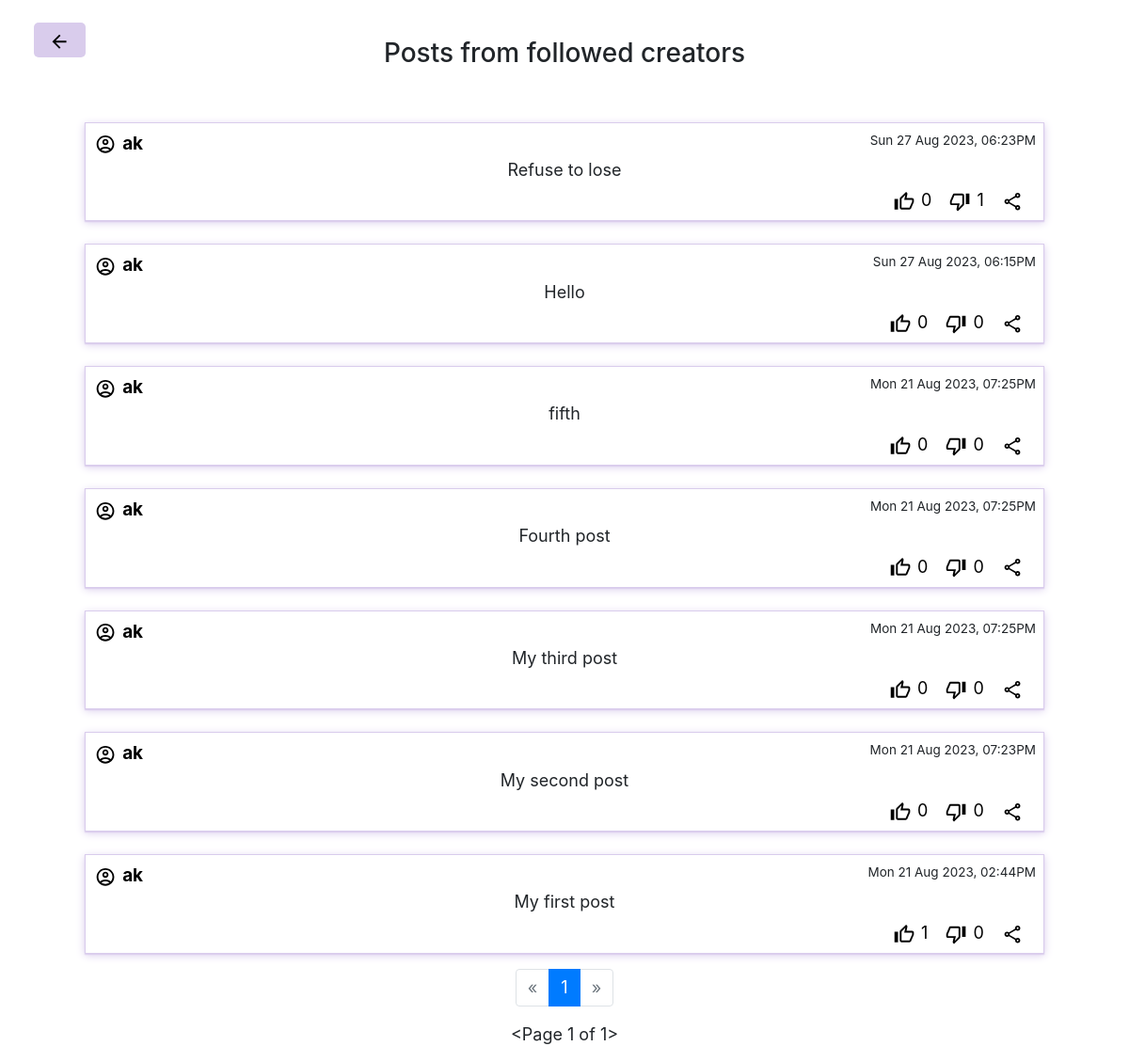
Screenshot of /following (signed in) with the database file from the repository.
### network/models.py (models this page shows, shortened)
class Posts(models.Model):
    message = models.TextField(max_length=1000)
    poster = models.ForeignKey(User, on_delete=models.CASCADE)
    timestamp = models.CharField(default=datetime.datetime.now().strftime('%a %d %b %Y, %I:%M%p'), max_length=50)
    likesCountForDOM = models.IntegerField(default=0)
    dislikesCountForDOM = models.IntegerField(default=0)
    ShouldLikeButtonDisabledDOM = models.BooleanField(default=False)
    ShouldDisLikeButtonDisabledDOM = models.BooleanField(default=False)
    def getLikeCount(self):
        return self.likesCount.all()

class User(AbstractUser):
    pass

### network/views.py (the view)
# urls.py: path("following", views.following, name="following"),
def following(request, pageNumber=1):
    creator_array = follower.objects.filter(follower=request.user)
    creators = []
    for creator in creator_array:
        creators.append(creator.user)
    postsFromCreator = Posts.objects.filter(poster__in=creators).order_by("-id")
    posts= None
    if postsFromCreator.count() > 0:
        p = Paginator(postsFromCreator, 10)
        if pageNumber <= p.num_pages:
            posts = p.page(pageNumber)
            for post in posts:
                likesDislikes = post.getLikeCount()
                likes = likesDislikes.filter(likes=True, dislikes=False).count()
                dislikes = likesDislikes.count() - likes
                post.likesCountForDOM = likes
                post.dislikesCountForDOM = dislikes
                if request.user.id:
                    postWhereUserActioned = likesDislikes.filter(user=request.user)
                    if postWhereUserActioned:
                        if postWhereUserActioned.first().likes:
                            post.ShouldDisLikeButtonDisabledDOM = False
                            post.ShouldLikeButtonDisabledDOM = True
                        else:
                            post.ShouldDisLikeButtonDisabledDOM = True
                            post.ShouldLikeButtonDisabledDOM = False
                    else:
                        post.ShouldDisLikeButtonDisabledDOM = False
                        post.ShouldLikeButtonDisabledDOM = False
                else:
                    post.ShouldDisLikeButtonDisabledDOM = True
                    post.ShouldLikeButtonDisabledDOM = True
            return render(request, "network/following.html", {
                "page": "following",
                "viewer": request.user if request.user.id else None,
                "posts": posts,
                "currentPage": pageNumber,
                "havePreviousPage": posts.has_previous(),
                "haveNextPage": posts.has_next()
            })
    else:
        return render(request, "network/following.html", {
            "page": "following",
            "posts": None
        })

### network/templates/network/following.html (shortened to what this page needs)
<!DOCTYPE html>
<html lang="en">
    <head>
        <link rel="stylesheet" href="https://stackpath.bootstrapcdn.com/bootstrap/4.4.1/css/bootstrap.min.css">
        {% load static %}
        <link href="{% static 'network/styles.css' %}" rel="stylesheet">
    </head>
    <body>
        <a href="{% url 'index' pageNum=1 %}" style="position: absolute; top: 3vh; left: 3vw;">
            <button style="background-color: #d9ccec; border: unset; padding: 0.6vh 1.8vh; border-radius: 5px;">
                <svg xmlns="http://www.w3.org/2000/svg" height="24px" viewBox="0 0 24 24" width="24px" fill="#000000">
                    <path d="M0 0h24v24H0V0z" fill="none"/>
                    <path d="M20 11H7.83l5.59-5.59L12 4l-8 8 8 8 1.41-1.41L7.83 13H20v-2z"/>
                </svg>
            </button>
        </a>
        <h3 style="text-align: center; margin: 5vh 0 4vh 0;">Posts from followed creators</h3>
        {% include "network/posts.html" %}
        {% include "network/pageNav.html" %}
    </body>
</html>

### network/templates/network/posts.html (shortened to what this page needs)
<div id="postsHolder">
    {% if posts %}
        {% for post in posts%}
                <section class="post" id="post{{post.id}}">
                    <section class="postHeader">
                        <a class="inlineChild" href="{%if viewer%} {% url 'profile' userId=post.poster.id %} {% else %}#{% endif %}">
                            <p class="postPoster">{{post.poster.username}}</p>
                        </a>
                        <p class="postTimeStamp">{{post.timestamp}}</p>
                    </section>
                    <section class="postContent">
                        <p class="postMessage">{{post.message}}</p>
                    </section>
                    <section id="postAction" class="inlineChild" style="float: right;">
                        <section class="inlineChild">
                            <button class="actionButton like" value="like/{{post.id}}" {% if post.ShouldLikeButtonDisabledDOM %}disabled{% endif %}>
                            </button>
                            <p class="likesCountForDOM">{{post.likesCountForDOM}}</p>
                        </section>
                        <section class="inlineChild" >
                            <button class="actionButton dislike" value="dislike/{{post.id}}" {% if post.ShouldDisLikeButtonDisabledDOM %}disabled{% endif %}>
                            </button>
                            <p class="dislikesCountForDOM">{{post.dislikesCountForDOM}}</p>
                        </section>
                        <section style="margin-right: 1vw;">
                            <button class="actionButton" value="share/unavailable">
                            </button>
                        </section>
                    </section>
                </section>
        {% endfor %}
    {% else %}
        <div class="alert alert-warning" role="alert" style="text-align: center;">
            No posts to show
        </div>
    {% endif %}
</div>

### network/static/network/styles.css (style rules this page uses)
* { margin: 0; padding: 0; box-sizing: border-box; }
body { font-size: 18px; }
svg { height: 1.25em; width: 1.45em; }
#postsHolder { width: 100%; display: flex; flex-flow: column; align-items: center; gap: 3vh 0; margin: 2vh 0; }
.post { width: 85%; border: 1px solid #d9ccec; padding: 1vh; min-height: 10vh; box-shadow: rgba(217, 204, 236, 255) 0px 0.0625em 0.0625em, rgba(217, 204, 236, 255) 0px 0.125em 0.5em, rgba(255, 255, 255, 0.1) 0px 0px 0px 1px inset; }
.post p { margin-bottom: 0.3em; }
.postHeader { display: flex; justify-content: space-between; }
.postTimeStamp { font-size: 0.75em; }
.postPoster { font-size: 1.05em; font-weight: bold; }
.postMessage { text-align: center; padding: 0 5vw; }
.inlineChild > * { display: inline; color: black; }
.inlineChild > p { margin-right: 1vw; }
#postAction button { background-color: unset; border: unset; }

### rows the page displays
Posts: poster.username "ak", timestamp "Sun 27 Aug 2023, 06:23PM", message "Refuse to lose", likesCountForDOM "0", dislikesCountForDOM "1"
Posts: poster.username "ak", timestamp "Sun 27 Aug 2023, 06:15PM", message "Hello", likesCountForDOM "0", dislikesCountForDOM "0"
Posts: poster.username "ak", timestamp "Mon 21 Aug 2023, 07:25PM", message "fifth", likesCountForDOM "0", dislikesCountForDOM "0"
Posts: poster.username "ak", timestamp "Mon 21 Aug 2023, 07:25PM", message "Fourth post", likesCountForDOM "0", dislikesCountForDOM "0"
Posts: poster.username "ak", timestamp "Mon 21 Aug 2023, 07:25PM", message "My third post", likesCountForDOM "0", dislikesCountForDOM "0"
Posts: poster.username "ak", timestamp "Mon 21 Aug 2023, 07:23PM", message "My second post", likesCountForDOM "0", dislikesCountForDOM "0"
Posts: poster.username "ak", timestamp "Mon 21 Aug 2023, 02:44PM", message "My first post", likesCountForDOM "1", dislikesCountForDOM "0"

### other values shown
{{ currentPage }} "1"
{{ posts }} "<Page 1 of 1>"
